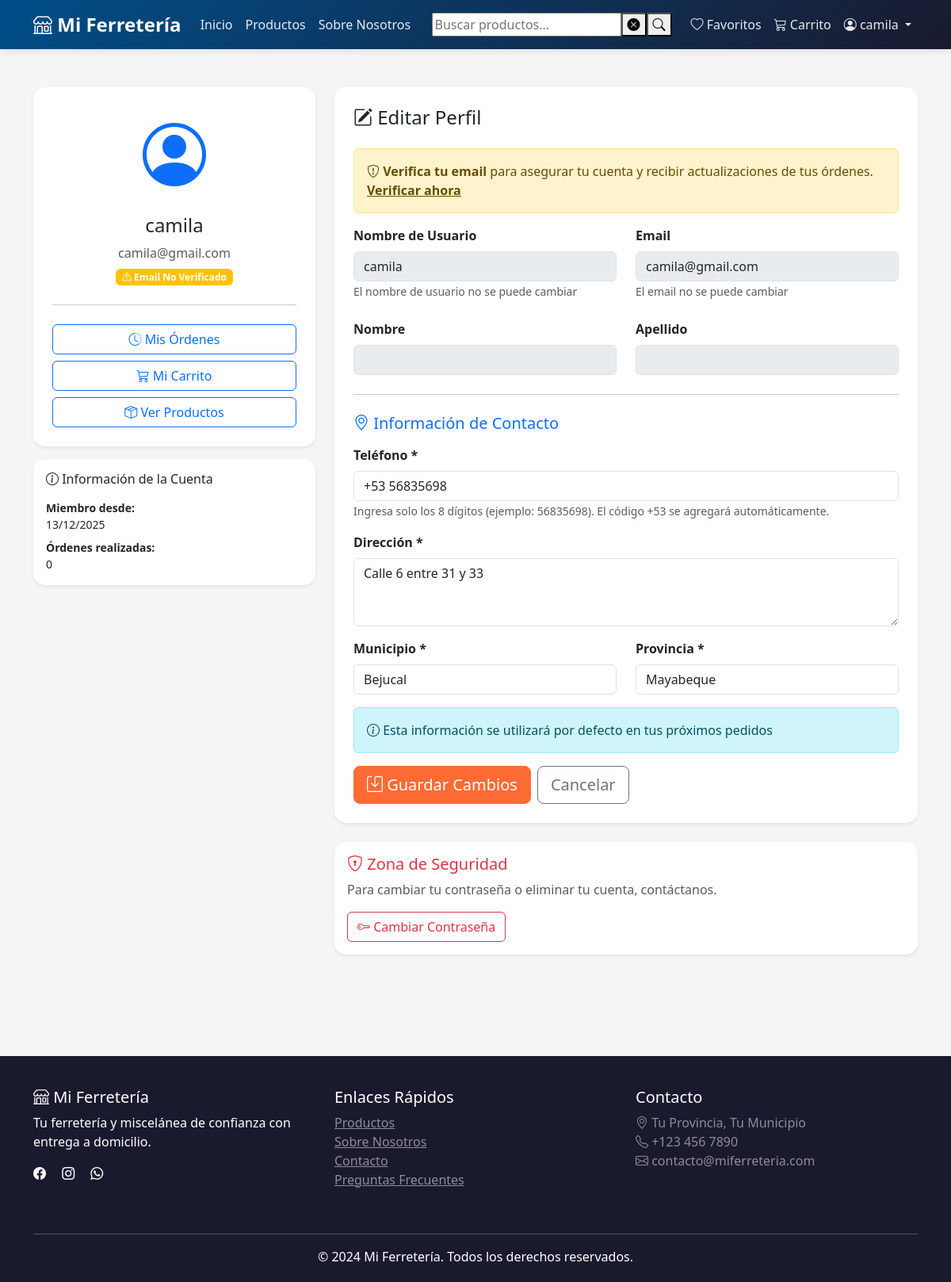
Screenshot of /perfil/ (signed in) with the database file from the repository.
### shop/models.py (models this page shows, shortened)
class UserProfile(models.Model):
    user = models.OneToOneField(
        User,
        on_delete=models.CASCADE,
        related_name='profile',
        db_index=True  # ÍNDICE: Relación uno-a-uno
    )
    phone = models.CharField(
        validators=[validate_phone_or_empty],
        max_length=17,
        blank=True,
        default='',
        verbose_name="Teléfono"
    )
    address = models.TextField(blank=True, verbose_name="Dirección")
    city = models.CharField(max_length=100, blank=True, verbose_name="Municipio")
    province = models.CharField(max_length=100, blank=True, verbose_name="Provincia")
    email_verified = models.BooleanField(
        default=False,
        verbose_name="Email verificado",
        db_index=True  # ÍNDICE: Para filtrar usuarios verificados
    )
    verification_token = models.CharField(max_length=100, blank=True, null=True, db_index=True)  # ÍNDICE: Búsqueda por token
    verification_token_created = models.DateTimeField(null=True, blank=True)
    created_at = models.DateTimeField(auto_now_add=True)
    class Meta:
        verbose_name = "Perfil de Usuario"
        verbose_name_plural = "Perfiles de Usuarios"

### shop/views/profile.py (the view)
# urls.py: path('perfil/', views.profile, name='profile'),
@login_required
def profile(request):
    profile = request.user.profile
    if request.method == 'POST':
        form = UserProfileForm(request.POST, instance=profile)
        if form.is_valid():
            form.save()
            messages.success(request, 'Perfil actualizado exitosamente.')
            return redirect('shop:profile')
    else:
        form = UserProfileForm(instance=profile)
    context = {
        'form': form,
        'profile': profile,
    }
    return render(request, 'shop/profile.html', context)

### shop/templates/shop/profile.html (shortened to what this page needs)
{% extends 'shop/base.html' %}
{% block content %}
<div class="container py-5">
    <div class="row">
        <div class="col-lg-4 mb-4">
            <div class="card shadow-sm">
                <div class="card-body text-center p-4">
                    <i class="bi bi-person-circle text-primary" style="font-size: 5rem;"></i>
                    <h4 class="mt-3">{{ user.get_full_name|default:user.username }}</h4>
                    <p class="text-muted mb-0">{{ user.email }}</p>
                    {% if profile.email_verified %}
                        <span class="badge bg-success mt-2">
                            <i class="bi bi-check-circle"></i> Email Verificado
                        </span>
                    {% else %}
                        <span class="badge bg-warning mt-2">
                            <i class="bi bi-exclamation-triangle"></i> Email No Verificado
                        </span>
                    {% endif %}
                    <hr class="my-4">
                    <div class="d-grid gap-2">
                        <a href="{% url 'shop:order_history' %}" class="btn btn-outline-primary">
                            <i class="bi bi-clock-history"></i> Mis Órdenes
                        </a>
                        <a href="{% url 'shop:cart' %}" class="btn btn-outline-primary">
                            <i class="bi bi-cart3"></i> Mi Carrito
                        </a>
                        <a href="{% url 'shop:product_list' %}" class="btn btn-outline-primary">
                            <i class="bi bi-box-seam"></i> Ver Productos
                        </a>
                    </div>
                </div>
            </div>
            <div class="card shadow-sm mt-3">
                <div class="card-body">
                    <h6 class="card-title mb-3">
                        <i class="bi bi-info-circle"></i> Información de la Cuenta
                    </h6>
                    <p class="small mb-2">
                        <strong>Miembro desde:</strong><br>
                        {{ user.date_joined|date:"d/m/Y" }}
                    </p>
                    <p class="small mb-0">
                        <strong>Órdenes realizadas:</strong><br>
                        {{ user.orders.count }}
                    </p>
                </div>
            </div>
        </div>
        <div class="col-lg-8">
            <div class="card shadow-sm">
                <div class="card-body p-4">
                    <h4 class="mb-4">
                        <i class="bi bi-pencil-square"></i> Editar Perfil
                    </h4>
                    {% if not profile.email_verified %}
                    <div class="alert alert-warning">
                        <i class="bi bi-shield-exclamation"></i>
                        <strong>Verifica tu email</strong> para asegurar tu cuenta y recibir actualizaciones de tus órdenes.
                        <a href="{% url 'shop:resend_verification' %}" class="alert-link">Verificar ahora</a>
                    </div>
                    {% endif %}
                    <form method="post" id="profileForm">
                        <div class="row mb-4">
                            <div class="col-md-6">
                                <label class="form-label fw-bold">Nombre de Usuario</label>
                                <input type="text" class="form-control" value="{{ user.username }}" disabled>
                                <small class="text-muted">El nombre de usuario no se puede cambiar</small>
                            </div>
                            <div class="col-md-6">
                                <label class="form-label fw-bold">Email</label>
                                <input type="email" class="form-control" value="{{ user.email }}" disabled>
                                <small class="text-muted">El email no se puede cambiar</small>
                            </div>
                        </div>
                        <div class="row mb-4">
                            <div class="col-md-6">
                                <label class="form-label fw-bold">Nombre</label>
                                <input type="text" class="form-control" value="{{ user.first_name }}" disabled>
                            </div>
                            <div class="col-md-6">
                                <label class="form-label fw-bold">Apellido</label>
                                <input type="text" class="form-control" value="{{ user.last_name }}" disabled>
                            </div>
                        </div>
                        <hr class="my-4">
                        <h5 class="mb-3 text-primary">
                            <i class="bi bi-geo-alt"></i> Información de Contacto
                        </h5>
                        <div class="mb-3">
                            <label for="{{ form.phone.id_for_label }}" class="form-label fw-bold">
                                Teléfono *
                            </label>
                            {{ form.phone }}
                            <small class="form-text text-muted">
                                Ingresa solo los 8 dígitos (ejemplo: 56835698). El código +53 se agregará automáticamente.
                            </small>
                        </div>
                        <div class="mb-3">
                            <label for="{{ form.address.id_for_label }}" class="form-label fw-bold">
                                Dirección *
                            </label>
                            {{ form.address }}
                        </div>
                        <div class="row">
                            <div class="col-md-6 mb-3">
                                <label for="{{ form.city.id_for_label }}" class="form-label fw-bold">
                                    Municipio *
                                </label>
                                {{ form.city }}
                            </div>
                            <div class="col-md-6 mb-3">
                                <label for="{{ form.province.id_for_label }}" class="form-label fw-bold">
                                    Provincia *
                                </label>
                                {{ form.province }}
                            </div>
                        </div>
                        <div class="alert alert-info">
                            <i class="bi bi-info-circle"></i>
                            Esta información se utilizará por defecto en tus próximos pedidos
                        </div>
                        <div class="d-flex gap-2">
                            <button type="submit" class="btn btn-primary btn-lg">
                                <i class="bi bi-save"></i> Guardar Cambios
                            </button>
                            <a href="{% url 'shop:home' %}" class="btn btn-outline-secondary btn-lg">
                                Cancelar
                            </a>
                        </div>
                    </form>
                </div>
            </div>
            <div class="card shadow-sm mt-4">
                <div class="card-body">
                    <h5 class="card-title text-danger">
                        <i class="bi bi-shield-lock"></i> Zona de Seguridad
                    </h5>
                    <p class="text-muted">
                        Para cambiar tu contraseña o eliminar tu cuenta, contáctanos.
                    </p>
                    <a href="{% url 'shop:change_password' %}" class="btn btn-outline-danger">
                        <i class="bi bi-key"></i> Cambiar Contraseña
                    </a>
                </div>
            </div>
        </div>
    </div>
</div>
{% endblock %}

### shop/templates/shop/base.html (shortened to what this page needs)
{% load static %}
<!DOCTYPE html>
<html lang="es">
<head>
    <link href="https://cdn.jsdelivr.net/npm/bootstrap@5.3.0/dist/css/bootstrap.min.css" rel="stylesheet">
    <link rel="stylesheet" href="https://cdn.jsdelivr.net/npm/bootstrap-icons@1.10.0/font/bootstrap-icons.css">
    <link rel="stylesheet" href="{% static 'css/toast.css' %}">
    <link rel="stylesheet" href="{% static 'css/compare.css' %}">
</head>
<body>
    <nav class="navbar navbar-expand-lg navbar-dark sticky-top">
        <div class="container">
            <a class="navbar-brand" href="{% url 'shop:home' %}">
                <i class="bi bi-shop"></i> Mi Ferretería
            </a>
            <div class="collapse navbar-collapse" id="navbarNav">
                <ul class="navbar-nav me-auto">
                    <li class="nav-item">
                        <a class="nav-link" href="{% url 'shop:home' %}">Inicio</a>
                    </li>
                    <li class="nav-item">
                        <a class="nav-link" href="{% url 'shop:product_list' %}">Productos</a>
                    </li>
                    <li class="nav-item">
                        <a class="nav-link" href="{% url 'shop:about_us' %}">Sobre Nosotros</a>
                    </li>
                </ul>
                <div class="search-container d-flex me-3">
                    <input class="search-input"
                        type="search"
                        id="searchInput"
                        name="q"
                        placeholder="Buscar productos..."
                        aria-label="Search"
                        autocomplete="off">
                <button type="button"
                    class="clear-search-btn"
                    aria-label="Limpiar búsqueda">
                    <i class="bi bi-x-circle-fill"></i>
                </button>
                <button class="search-btn"
                    type="button"
                    id="searchBtn"
                    aria-label="Buscar">
                    <i class="bi bi-search"></i>
                </button>
                </div>
                <ul class="navbar-nav">
                    {% if user.is_authenticated %}
                        <li class="nav-item">
                            <li class="nav-item">
                                <a class="nav-link" href="{% url 'shop:wishlist' %}">
                                    <i class="bi bi-heart"></i> Favoritos
                                </a>
                            </li>
                            <a class="nav-link position-relative" href="{% url 'shop:cart' %}">
                                <i class="bi bi-cart3"></i> Carrito
                            </a>
                        </li>
                        <li class="nav-item dropdown">
                            <a class="nav-link dropdown-toggle" href="#" id="navbarDropdown" role="button" data-bs-toggle="dropdown">
                                <i class="bi bi-person-circle"></i> {{ user.first_name|default:user.username }}
                            </a>
                        </li>
                    {% endif %}
                </ul>
            </div>
        </div>
    </nav>
    <main>
        {% block content %}{% endblock %}
    </main>
    <footer class="footer">
        <div class="container">
            <div class="row">
                <div class="col-md-4 mb-4">
                    <h5><i class="bi bi-shop"></i> Mi Ferretería</h5>
                    <p>Tu ferretería y miscelánea de confianza con entrega a domicilio.</p>
                    <div class="social-links">
                        <a href="#" class="text-white me-3"><i class="bi bi-facebook"></i></a>
                        <a href="#" class="text-white me-3"><i class="bi bi-instagram"></i></a>
                        <a href="#" class="text-white me-3"><i class="bi bi-whatsapp"></i></a>
                    </div>
                </div>
                <div class="col-md-4 mb-4">
                    <h5>Enlaces Rápidos</h5>
                    <ul class="list-unstyled">
                        <li><a href="{% url 'shop:product_list' %}" class="text-white-50">Productos</a></li>
                        <li><a href="{% url 'shop:about_us' %}" class="text-white-50">Sobre Nosotros</a></li>
                        <li><a href="{% url 'shop:contact' %}" class="text-white-50">Contacto</a></li>
                        <li><a href="{% url 'shop:faq' %}" class="text-white-50">Preguntas Frecuentes</a></li>
                    </ul>
                </div>
                <div class="col-md-4 mb-4">
                    <h5>Contacto</h5>
                    <p class="text-white-50">
                        <i class="bi bi-geo-alt"></i> Tu Provincia, Tu Municipio<br>
                        <i class="bi bi-telephone"></i> +123 456 7890<br>
                        <i class="bi bi-envelope"></i> contacto@miferreteria.com
                    </p>
                </div>
            </div>
            <hr class="bg-white">
            <div class="text-center">
                <p class="mb-0">&copy; 2024 Mi Ferretería. Todos los derechos reservados.</p>
            </div>
        </div>
    </footer>
</body>
</html>

### rows the page displays
UserProfile: phone "+53 56835698", address "Calle 6 entre 31 y 33", city "Bejucal", province "Mayabeque"

### other values shown
{{ user.first_name|default:user.username }} "camila"
{{ user.get_full_name|default:user.username }} "camila"
{{ user.email }} "camila@gmail.com"
{{ user.date_joined|date:"d/m/Y" }} "13/12/2025"
{{ user.orders.count }} "0"
